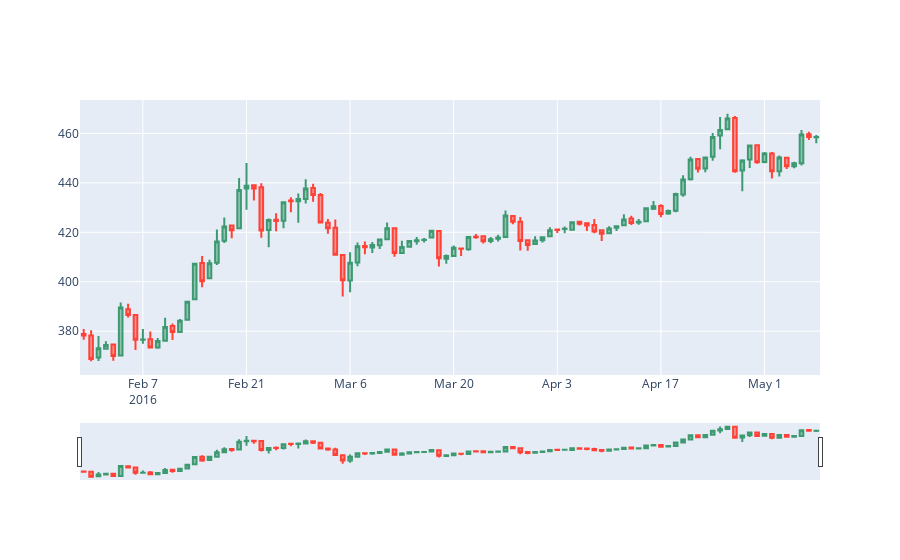

Notebook code for this chart:
### Code cell
dfpl = df[500:600]
import plotly.graph_objects as go

fig = go.Figure(data=[go.Candlestick(x=dfpl.index,
                open=dfpl['Open'],
                high=dfpl['High'],
                low=dfpl['Low'],
                close=dfpl['Close'])])

fig.show()
